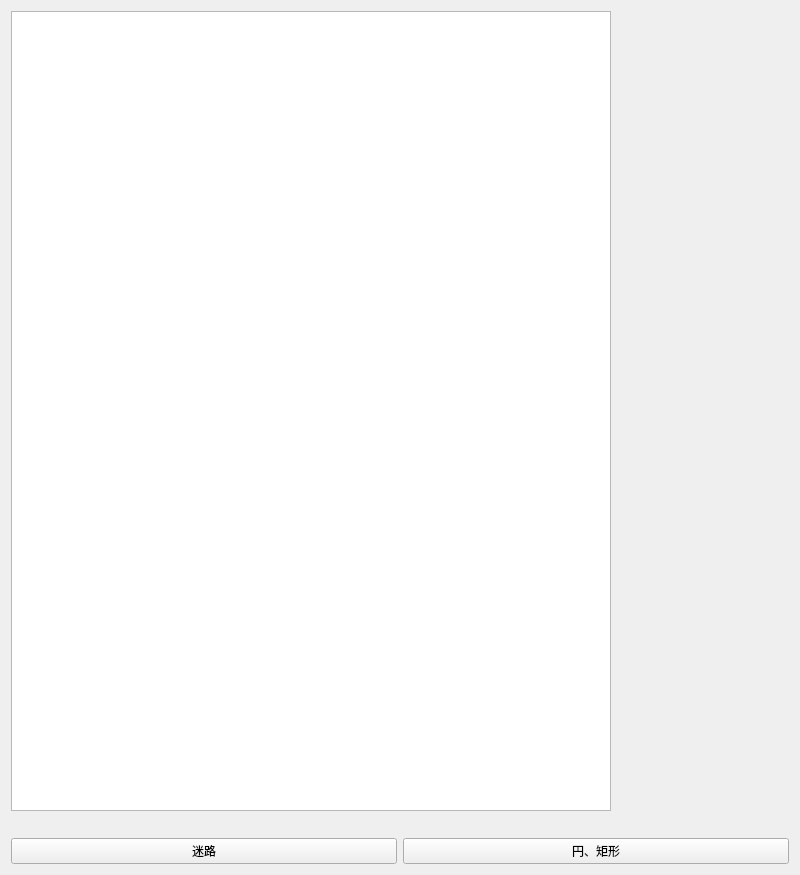
<?xml version="1.0" encoding="UTF-8"?>
<ui version="4.0">
 <class>Widget</class>
 <widget class="QWidget" name="Widget">
  <property name="geometry">
   <rect>
    <x>0</x>
    <y>0</y>
    <width>800</width>
    <height>875</height>
   </rect>
  </property>
  <property name="windowTitle">
   <string>Widget</string>
  </property>
  <layout class="QVBoxLayout" name="verticalLayout">
   <item>
    <widget class="QGraphicsView" name="graphicsView">
     <property name="minimumSize">
      <size>
       <width>600</width>
       <height>800</height>
      </size>
     </property>
     <property name="maximumSize">
      <size>
       <width>600</width>
       <height>800</height>
      </size>
     </property>
    </widget>
   </item>
   <item>
    <spacer name="verticalSpacer">
     <property name="orientation">
      <enum>Qt::Vertical</enum>
     </property>
     <property name="sizeHint" stdset="0">
      <size>
       <width>20</width>
       <height>40</height>
      </size>
     </property>
    </spacer>
   </item>
   <item>
    <layout class="QHBoxLayout" name="horizontalLayout_2">
     <item>
      <widget class="QPushButton" name="pushButton">
       <property name="text">
        <string>迷路</string>
       </property>
      </widget>
     </item>
     <item>
      <widget class="QPushButton" name="pushButton_2">
       <property name="text">
        <string>円、矩形</string>
       </property>
      </widget>
     </item>
    </layout>
   </item>
  </layout>
 </widget>
 <layoutdefault spacing="6" margin="11"/>
 <resources/>
 <connections/>
</ui>
